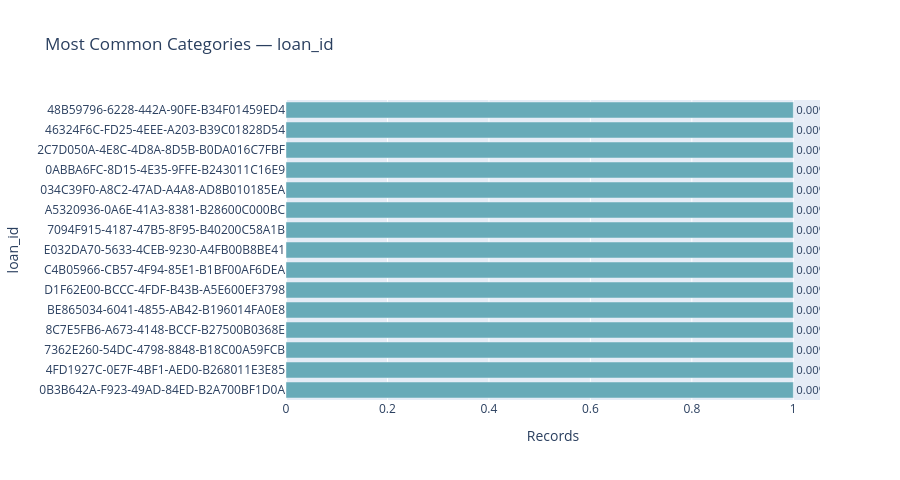
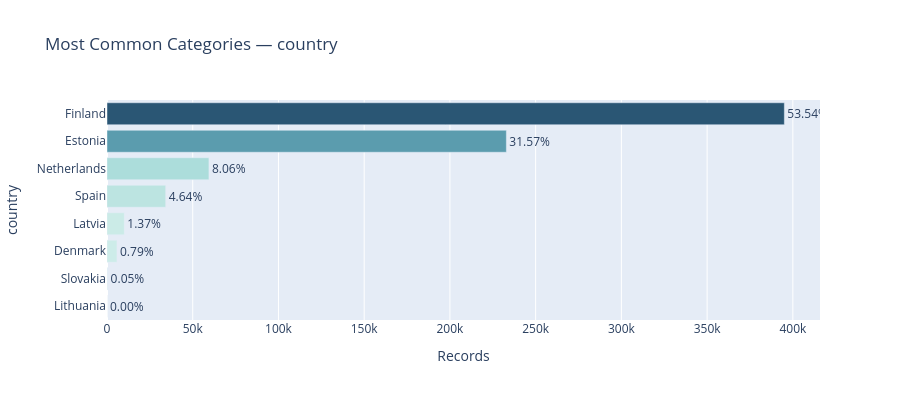
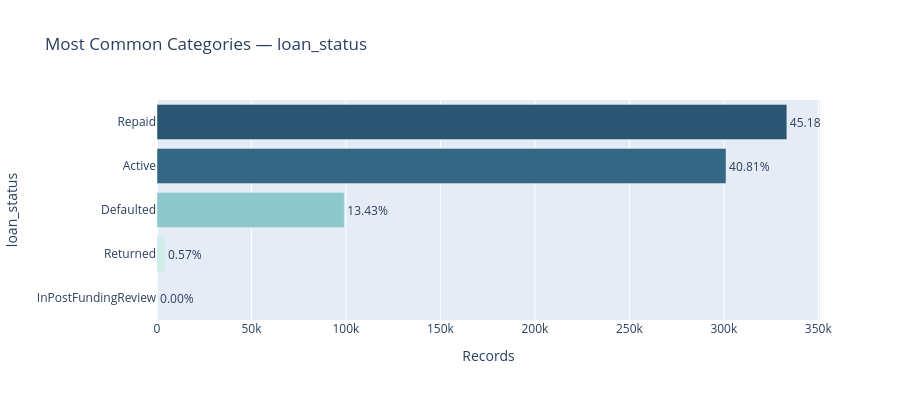
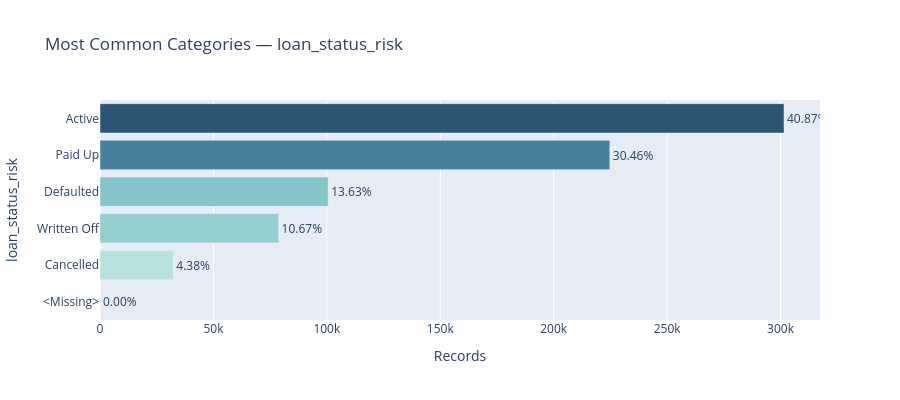

Notebook cell for these charts, in order:
### Code cell
def categorical_frequency_table(series):
    """Return category counts and percentages, preserving missingness."""
    labeled = series.astype('object').where(series.notna(), '<Missing>')
    counts = labeled.value_counts(dropna=False)
    percentages = counts.div(len(series)).mul(100)
    return pd.DataFrame(
        {'count': counts, 'percentage': percentages}
    ).rename_axis('category')


for column in categorical_columns:
    display(Markdown(f'### `{column}`'))

    unique_count = int(df[column].nunique(dropna=False))
    print(f'Unique values, including missing: {unique_count:,}')

    unique_preview = df[column].drop_duplicates().head(
        UNIQUE_VALUES_TO_DISPLAY
    ).rename('unique_value').to_frame()
    display(unique_preview)
    if unique_count > UNIQUE_VALUES_TO_DISPLAY:
        print(
            f'Unique-value preview truncated to '
            f'{UNIQUE_VALUES_TO_DISPLAY:,} entries.'
        )

    frequency_table = categorical_frequency_table(df[column])
    top_frequency = frequency_table.head(TOP_CATEGORIES).reset_index()
    display(top_frequency)
    if len(frequency_table) > TOP_CATEGORIES:
        print(
            f'Frequency table truncated to the {TOP_CATEGORIES} '
            'most common categories.'
        )

    chart_data = top_frequency.sort_values('count')
    figure = px.bar(
        chart_data,
        x='count',
        y='category',
        orientation='h',
        text='percentage',
        title=f'Most Common Categories — {column}',
        labels={'count': 'Records', 'category': str(column)},
        color='count',
        color_continuous_scale='Teal',
    )
    figure.update_traces(
        texttemplate='%{text:.2f}%',
        textposition='outside',
    )
    figure.update_layout(
        height=max(400, 32 * len(chart_data)),
        coloraxis_showscale=False,
    )
    figure.show()

### Figure 1 — Plotly figure (JSON) as saved in the notebook; plotly's stock layout.template omitted (floating-point values rounded to 4 significant figures)
{"data": [{"hovertemplate": "Records=%{marker.color}<br>loan_id=%{y}<br>percentage=%{text}<extra></extra>", "legendgroup": "", "marker": {"color": [1, 1, 1, 1, 1, 1, 1, 1, 1, 1, 1, 1, 1, 1, 1], "coloraxis": "coloraxis", "pattern": {"shape": ""}}, "name": "", "orientation": "h", "showlegend": false, "text": [0.0001355, 0.0001355, 0.0001355, 0.0001355, 0.0001355, 0.0001355, 0.0001355, 0.0001355, 0.0001355, 0.0001355, 0.0001355, 0.0001355, 0.0001355, 0.0001355, 0.0001355], "textposition": "outside", "texttemplate": "%{text:.2f}%", "type": "bar", "x": [1, 1, 1, 1, 1, 1, 1, 1, 1, 1, 1, 1, 1, 1, 1], "xaxis": "x", "y": ["0B3B642A-F923-49AD-84ED-B2A700BF1D0A", "4FD1927C-0E7F-4BF1-AED0-B268011E3E85", "7362E260-54DC-4798-8848-B18C00A59FCB", "8C7E5FB6-A673-4148-BCCF-B27500B0368E", "BE865034-6041-4855-AB42-B196014FA0E8", "D1F62E00-BCCC-4FDF-B43B-A5E600EF3798", "C4B05966-CB57-4F94-85E1-B1BF00AF6DEA", "E032DA70-5633-4CEB-9230-A4FB00B8BE41", "7094F915-4187-47B5-8F95-B40200C58A1B", "A5320936-0A6E-41A3-8381-B28600C000BC", "034C39F0-A8C2-47AD-A4A8-AD8B010185EA", "0ABBA6FC-8D15-4E35-9FFE-B243011C16E9", "2C7D050A-4E8C-4D8A-8D5B-B0DA016C7FBF", "46324F6C-FD25-4EEE-A203-B39C01828D54", "48B59796-6228-442A-90FE-B34F01459ED4"], "yaxis": "y"}], "layout": {"barmode": "relative", "coloraxis": {"autocolorscale": false, "colorbar": {"title": {"text": "Records"}}, "colorscale": [[0, "rgb(209, 238, 234)"], [0.1667, "rgb(168, 219, 217)"], [0.3333, "rgb(133, 196, 201)"], [0.5, "rgb(104, 171, 184)"], [0.6667, "rgb(79, 144, 166)"], [0.8333, "rgb(59, 115, 143)"], [1, "rgb(42, 86, 116)"]], "showscale": false}, "height": 480, "legend": {"tracegroupgap": 0}, "title": {"text": "Most Common Categories — loan_id"}, "xaxis": {"anchor": "y", "domain": [0, 1], "title": {"text": "Records"}}, "yaxis": {"anchor": "x", "domain": [0, 1], "title": {"text": "loan_id"}}}}

### Figure 2 — Plotly figure (JSON) as saved in the notebook; plotly's stock layout.template omitted (floating-point values rounded to 4 significant figures)
{"data": [{"hovertemplate": "Records=%{marker.color}<br>country=%{y}<br>percentage=%{text}<extra></extra>", "legendgroup": "", "marker": {"color": [2, 346, 5810, 10104, 34221, 59439, 232923, 395044], "coloraxis": "coloraxis", "pattern": {"shape": ""}}, "name": "", "orientation": "h", "showlegend": false, "text": [0.000271, 0.04689, 0.7874, 1.369, 4.638, 8.055, 31.57, 53.54], "textposition": "outside", "texttemplate": "%{text:.2f}%", "type": "bar", "x": [2, 346, 5810, 10104, 34221, 59439, 232923, 395044], "xaxis": "x", "y": ["Lithuania", "Slovakia", "Denmark", "Latvia", "Spain", "Netherlands", "Estonia", "Finland"], "yaxis": "y"}], "layout": {"barmode": "relative", "coloraxis": {"autocolorscale": false, "colorbar": {"title": {"text": "Records"}}, "colorscale": [[0, "rgb(209, 238, 234)"], [0.1667, "rgb(168, 219, 217)"], [0.3333, "rgb(133, 196, 201)"], [0.5, "rgb(104, 171, 184)"], [0.6667, "rgb(79, 144, 166)"], [0.8333, "rgb(59, 115, 143)"], [1, "rgb(42, 86, 116)"]], "showscale": false}, "height": 400, "legend": {"tracegroupgap": 0}, "title": {"text": "Most Common Categories — country"}, "xaxis": {"anchor": "y", "domain": [0, 1], "title": {"text": "Records"}}, "yaxis": {"anchor": "x", "domain": [0, 1], "title": {"text": "country"}}}}

### Figure 3 — Plotly figure (JSON) as saved in the notebook; plotly's stock layout.template omitted (floating-point values rounded to 4 significant figures)
{"data": [{"hovertemplate": "Records=%{marker.color}<br>loan_status=%{y}<br>percentage=%{text}<extra></extra>", "legendgroup": "", "marker": {"color": [12, 4240, 99127, 301158, 333352], "coloraxis": "coloraxis", "pattern": {"shape": ""}}, "name": "", "orientation": "h", "showlegend": false, "text": [0.001626, 0.5746, 13.43, 40.81, 45.18], "textposition": "outside", "texttemplate": "%{text:.2f}%", "type": "bar", "x": [12, 4240, 99127, 301158, 333352], "xaxis": "x", "y": ["InPostFundingReview", "Returned", "Defaulted", "Active", "Repaid"], "yaxis": "y"}], "layout": {"barmode": "relative", "coloraxis": {"autocolorscale": false, "colorbar": {"title": {"text": "Records"}}, "colorscale": [[0, "rgb(209, 238, 234)"], [0.1667, "rgb(168, 219, 217)"], [0.3333, "rgb(133, 196, 201)"], [0.5, "rgb(104, 171, 184)"], [0.6667, "rgb(79, 144, 166)"], [0.8333, "rgb(59, 115, 143)"], [1, "rgb(42, 86, 116)"]], "showscale": false}, "height": 400, "legend": {"tracegroupgap": 0}, "title": {"text": "Most Common Categories — loan_status"}, "xaxis": {"anchor": "y", "domain": [0, 1], "title": {"text": "Records"}}, "yaxis": {"anchor": "x", "domain": [0, 1], "title": {"text": "loan_status"}}}}

### Figure 4 — Plotly figure (JSON) as saved in the notebook; plotly's stock layout.template omitted (floating-point values rounded to 4 significant figures)
{"data": [{"hovertemplate": "Records=%{marker.color}<br>loan_status_risk=%{y}<br>percentage=%{text}<extra></extra>", "legendgroup": "", "marker": {"color": [3, 32317, 78707, 100572, 224749, 301541], "coloraxis": "coloraxis", "pattern": {"shape": ""}}, "name": "", "orientation": "h", "showlegend": false, "text": [0.0004066, 4.38, 10.67, 13.63, 30.46, 40.87], "textposition": "outside", "texttemplate": "%{text:.2f}%", "type": "bar", "x": [3, 32317, 78707, 100572, 224749, 301541], "xaxis": "x", "y": ["<Missing>", "Cancelled", "Written Off", "Defaulted", "Paid Up", "Active"], "yaxis": "y"}], "layout": {"barmode": "relative", "coloraxis": {"autocolorscale": false, "colorbar": {"title": {"text": "Records"}}, "colorscale": [[0, "rgb(209, 238, 234)"], [0.1667, "rgb(168, 219, 217)"], [0.3333, "rgb(133, 196, 201)"], [0.5, "rgb(104, 171, 184)"], [0.6667, "rgb(79, 144, 166)"], [0.8333, "rgb(59, 115, 143)"], [1, "rgb(42, 86, 116)"]], "showscale": false}, "height": 400, "legend": {"tracegroupgap": 0}, "title": {"text": "Most Common Categories — loan_status_risk"}, "xaxis": {"anchor": "y", "domain": [0, 1], "title": {"text": "Records"}}, "yaxis": {"anchor": "x", "domain": [0, 1], "title": {"text": "loan_status_risk"}}}}
